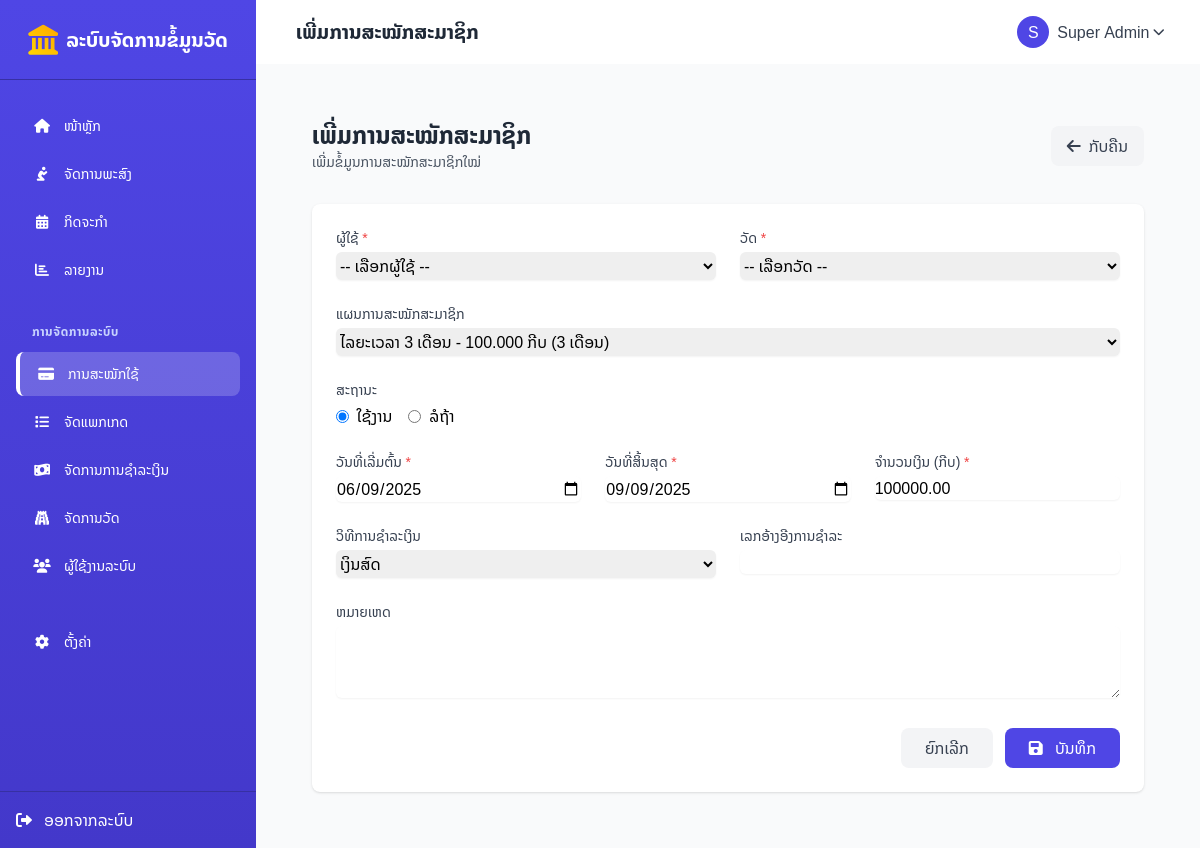
The app's page /subscriptions/add.php?plan_id=1 (signed in) with its own data.
### tables this page shows
CREATE TABLE `subscription_plans` (
  `id` int(11) NOT NULL,
  `name` varchar(100) NOT NULL,
  `description` text DEFAULT NULL,
  `price` decimal(10,2) NOT NULL DEFAULT 0.00,
  `duration_months` int(11) NOT NULL DEFAULT 1,
  `features` text DEFAULT NULL,
  `status` enum('active','inactive') NOT NULL DEFAULT 'active',
  `created_at` datetime NOT NULL DEFAULT current_timestamp(),
  `updated_at` timestamp NULL DEFAULT current_timestamp() ON UPDATE current_timestamp()
);

### config/base_url.php (called while the page is built)
<?php
$base_url = "http://localhost/temples/";
?>

### subscriptions/add.php (the view, shortened to what this page needs)
<?php
require_once '../config/db.php';
require_once '../config/base_url.php';
$is_admin = $_SESSION['user']['role'] === 'admin';
$temple_id = $_SESSION['user']['temple_id'] ?? null;
$plans_stmt = $pdo->prepare("SELECT id, name, price, duration_months FROM subscription_plans WHERE status = 'active' ORDER BY price");
$plans_stmt->execute();
$plans = $plans_stmt->fetchAll();
$form_data = [
    'user_id' => '',
    'temple_id' => $temple_id ?? '',
    'plan_id' => '',
    'status' => 'active',
    'start_date' => date('Y-m-d'),
    'end_date' => '',
    'amount' => '',
    'payment_method' => 'cash',
    'payment_reference' => '',
    'notes' => ''
];
if (!empty($_GET['plan_id']) && is_numeric($_GET['plan_id'])) {
    try {
        $plan_stmt = $pdo->prepare("SELECT * FROM subscription_plans WHERE id = ?");
        $plan_stmt->execute([$_GET['plan_id']]);
        $plan = $plan_stmt->fetch();
        if ($plan) {
            $form_data['plan_id'] = $plan['id'];
            $form_data['amount'] = $plan['price'];
            $start_date = new DateTime($form_data['start_date']);
            $end_date = clone $start_date;
            $end_date->modify('+' . $plan['duration_months'] . ' months');
            $form_data['end_date'] = $end_date->format('Y-m-d');
        }
    } catch (Exception $e) {
    }
}
require_once '../includes/header.php';
?>
<div class="max-w-4xl mx-auto px-4 sm:px-6 lg:px-8 py-8">
    <div class="flex justify-between items-center mb-8">
        <div>
            <h1 class="text-2xl font-bold text-gray-800">ເພີ່ມການສະໝັກສະມາຊິກ</h1>
            <p class="text-sm text-gray-600">ເພີ່ມຂໍ້ມູນການສະໝັກສະມາຊິກໃໝ່</p>
        </div>
        <div>
            <a href="<?= $base_url ?>subscriptions/" class="bg-gray-100 hover:bg-gray-200 text-gray-700 py-2 px-4 rounded-lg flex items-center transition">
                <i class="fas fa-arrow-left mr-2"></i> ກັບຄືນ
            </a>
        </div>
    </div>
    <div class="bg-white rounded-lg shadow overflow-hidden">
        <form action="<?= $_SERVER['PHP_SELF'] ?>" method="POST" class="p-6">
            <div class="grid grid-cols-1 md:grid-cols-2 gap-6 mb-6">
                <div>
                    <label for="user_id" class="block text-sm font-medium text-gray-700 mb-1">ຜູ້ໃຊ້ <span class="text-red-500">*</span></label>
                    <select name="user_id" id="user_id" class="form-select rounded-md shadow-sm w-full">
                        <option value="">-- ເລືອກຜູ້ໃຊ້ --</option>
                    </select>
                </div>
                <div>
                    <label for="temple_id" class="block text-sm font-medium text-gray-700 mb-1">ວັດ <span class="text-red-500">*</span></label>
                    <select name="temple_id" id="temple_id" class="form-select rounded-md shadow-sm w-full" <?= $is_admin && $temple_id ? 'disabled' : '' ?>>
                        <option value="">-- ເລືອກວັດ --</option>
                    </select>
                </div>
            </div>
            <div class="mb-6">
                <label for="plan_id" class="block text-sm font-medium text-gray-700 mb-1">ແຜນການສະໝັກສະມາຊິກ</label>
                <select name="plan_id" id="plan_id" class="form-select rounded-md shadow-sm w-full" onchange="updatePlanDetails(this.value)">
                    <?php foreach ($plans as $plan): ?>
                    <option value="<?= $plan['id'] ?>" data-price="<?= $plan['price'] ?>" data-duration="<?= $plan['duration_months'] ?>" <?= $form_data['plan_id'] == $plan['id'] ? 'selected' : '' ?>>
                        <?= htmlspecialchars($plan['name']) ?> - <?= number_format($plan['price'], 0, ',', '.') ?> ກີບ (<?= $plan['duration_months'] ?> ເດືອນ)
                    </option>
                    <?php endforeach; ?>
                </select>
            </div>
            <div class="mb-6">
                <label class="block text-sm font-medium text-gray-700 mb-1">ສະຖານະ</label>
                <div class="flex space-x-4">
                    <label class="inline-flex items-center">
                        <input type="radio" name="status" value="active" class="form-radio" <?= $form_data['status'] === 'active' ? 'checked' : '' ?>>
                        <span class="ml-2">ໃຊ້ງານ</span>
                    </label>
                    <label class="inline-flex items-center">
                        <input type="radio" name="status" value="pending" class="form-radio" <?= $form_data['status'] === 'pending' ? 'checked' : '' ?>>
                        <span class="ml-2">ລໍຖ້າ</span>
                    </label>
                </div>
            </div>
            <div class="grid grid-cols-1 md:grid-cols-3 gap-6 mb-6">
                <div>
                    <label for="start_date" class="block text-sm font-medium text-gray-700 mb-1">ວັນທີ່ເລີ່ມຕົ້ນ <span class="text-red-500">*</span></label>
                    <input type="date" name="start_date" id="start_date" class="form-input rounded-md shadow-sm w-full" value="<?= $form_data['start_date'] ?>">
                </div>
                <div>
                    <label for="end_date" class="block text-sm font-medium text-gray-700 mb-1">ວັນທີ່ສິ້ນສຸດ <span class="text-red-500">*</span></label>
                    <input type="date" name="end_date" id="end_date" class="form-input rounded-md shadow-sm w-full" value="<?= $form_data['end_date'] ?>">
                </div>
                <div>
                    <label for="amount" class="block text-sm font-medium text-gray-700 mb-1">ຈໍານວນເງິນ (ກີບ) <span class="text-red-500">*</span></label>
                    <input type="number" name="amount" id="amount" class="form-input rounded-md shadow-sm w-full" min="0" step="1000" value="<?= $form_data['amount'] ?>">
                </div>
            </div>
            <div class="grid grid-cols-1 md:grid-cols-2 gap-6 mb-6">
                <div>
                    <label for="payment_method" class="block text-sm font-medium text-gray-700 mb-1">ວິທີການຊໍາລະເງິນ</label>
                    <select name="payment_method" id="payment_method" class="form-select rounded-md shadow-sm w-full">
                        <option value="cash" <?= $form_data['payment_method'] === 'cash' ? 'selected' : '' ?>>ເງິນສົດ</option>
                    </select>
                </div>
                <div>
                    <label for="payment_reference" class="block text-sm font-medium text-gray-700 mb-1">ເລກອ້າງອີງການຊໍາລະ</label>
                    <input type="text" name="payment_reference" id="payment_reference" class="form-input rounded-md shadow-sm w-full" value="<?= htmlspecialchars($form_data['payment_reference']) ?>">
                </div>
            </div>
            <div class="mb-6">
                <label for="notes" class="block text-sm font-medium text-gray-700 mb-1">ຫມາຍເຫດ</label>
                <textarea name="notes" id="notes" rows="3" class="form-textarea rounded-md shadow-sm w-full"><?= htmlspecialchars($form_data['notes']) ?></textarea>
            </div>
            <div class="flex justify-end space-x-3">
                <a href="<?= $base_url ?>subscriptions/" class="px-6 py-2 bg-gray-100 hover:bg-gray-200 text-gray-700 rounded-lg transition">
                    ຍົກເລີກ
                </a>
                <button type="submit" class="px-6 py-2 bg-indigo-600 hover:bg-indigo-700 text-white rounded-lg transition">
                    <i class="fas fa-save mr-2"></i> ບັນທຶກ
                </button>
            </div>
        </form>
    </div>
</div>
<?php
require_once '../includes/footer.php';
?>

### includes/header.php (style rules this page uses)
body { font-family: 'Noto Sans Lao', sans-serif; background-color: #F9FAFB; }

### records on screen
subscription_plans: status "☑ ໃຊ້ງານ", status "☐ ລໍຖ້າ", amount "100000.00"

### other values on screen
$page_title "ເພີ່ມການສະໝັກສະມາຊິກ"
substr($_SESSION['user']['name'], 0, 1) "S"
$_SESSION['user']['name'] "Super Admin"
form field plan_id "ໄລຍະເວລາ 3 ເດືອນ - 100.000 ກີບ (3 ເດືອນ)"
